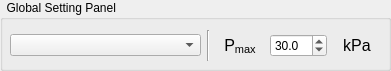
   <widget class="QGroupBox" name="global_setting_panel">
    <property name="geometry">
     <rect>
      <x>10</x>
      <y>442</y>
      <width>391</width>
      <height>71</height>
     </rect>
    </property>
    <property name="title">
     <string>  Global Setting Panel</string>
    </property>
    <widget class="QWidget" name="horizontalLayoutWidget_3">
     <property name="geometry">
      <rect>
       <x>10</x>
       <y>30</y>
       <width>371</width>
       <height>31</height>
      </rect>
     </property>
     <layout class="QHBoxLayout" name="horizontalLayout_12" stretch="4,1,1,1,1">
      <item>
       <widget class="QComboBox" name="model_selection_comboBox"/>
      </item>
      <item>
       <widget class="Line" name="line_15">
        <property name="orientation">
         <enum>Qt::Vertical</enum>
        </property>
       </widget>
      </item>
      <item>
       <widget class="QLabel" name="max_pressure_label_2">
        <property name="font">
         <font>
          <pointsize>12</pointsize>
         </font>
        </property>
        <property name="text">
         <string>P&lt;sub&gt;max</string>
        </property>
        <property name="alignment">
         <set>Qt::AlignCenter</set>
        </property>
        <property name="wordWrap">
         <bool>true</bool>
        </property>
       </widget>
      </item>
      <item>
       <widget class="QDoubleSpinBox" name="max_pressure_input">
        <property name="suffix">
         <string/>
        </property>
        <property name="decimals">
         <number>1</number>
        </property>
        <property name="minimum">
         <double>0.000000000000000</double>
        </property>
        <property name="singleStep">
         <double>0.100000000000000</double>
        </property>
        <property name="value">
         <double>30.000000000000000</double>
        </property>
       </widget>
      </item>
      <item>
       <widget class="QLabel" name="pressure_unit_3">
        <property name="font">
         <font>
          <pointsize>12</pointsize>
         </font>
        </property>
        <property name="text">
         <string>kPa</string>
        </property>
        <property name="alignment">
         <set>Qt::AlignCenter</set>
        </property>
       </widget>
      </item>
     </layout>
    </widget>
   </widget>
